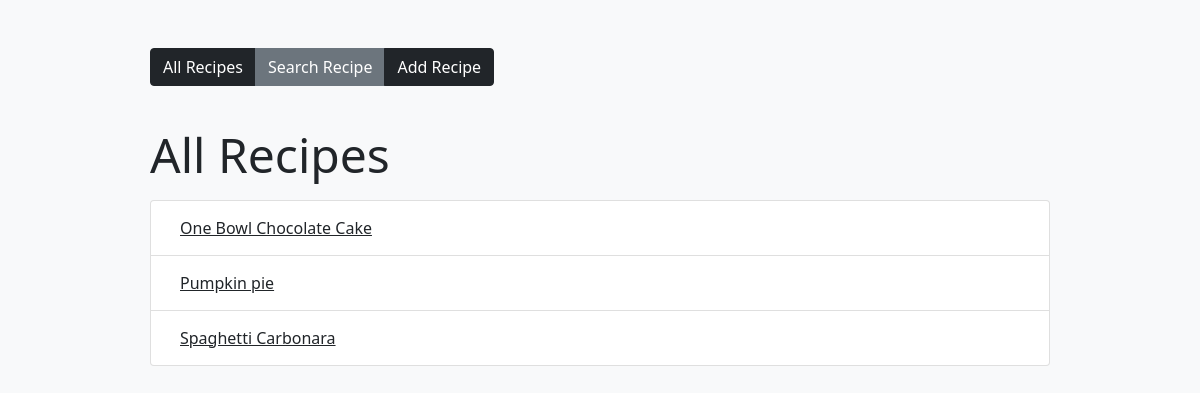
The page / on the database its author committed.
### tables this page shows
CREATE TABLE `recipes` (
  `id` int NOT NULL,
  `name` varchar(50) NOT NULL
);

### index.php (the view, shortened to what this page needs)
<!DOCTYPE html>
<html lang="en">
<head>
  <link href="https://cdn.jsdelivr.net/npm/bootstrap@5.1.3/dist/css/bootstrap.min.css" rel="stylesheet">
</head>
<body class="bg-light">
  <div class="my-5 mx-auto w-75">
    <div class="btn-group mb-4">
      <a href="index.php" class="btn btn-dark">All Recipes</a>
      <a href="search.php" class="btn btn-secondary">Search Recipe</a>
      <a href="add.php" class="btn btn-dark">Add Recipe</a>
    </div>
    <h4 class="display-5 my-3">All Recipes</h4>
    <?php
      require_once('db.php');
      $sql = "SELECT * FROM `recipes`";
      $result = mysqli_query($conn, $sql);
      if (mysqli_num_rows($result) > 0) {
        echo "<ul class='list-group my-3'>";
        while($row = mysqli_fetch_array($result)) {
          echo "<li class='list-group-item'>
                  <a href='show.php?recipe_id=". $row['id'] . "' class='btn btn-link text-dark'>" . $row['name'] . "</a>
                </li>";
        }
        echo "</ul>";
      }
    ?>
  </div>
</body>
</html>

### rows shown on the page
recipes: name "One Bowl Chocolate Cake"
recipes: name "Pumpkin pie"
recipes: name "Spaghetti Carbonara"
